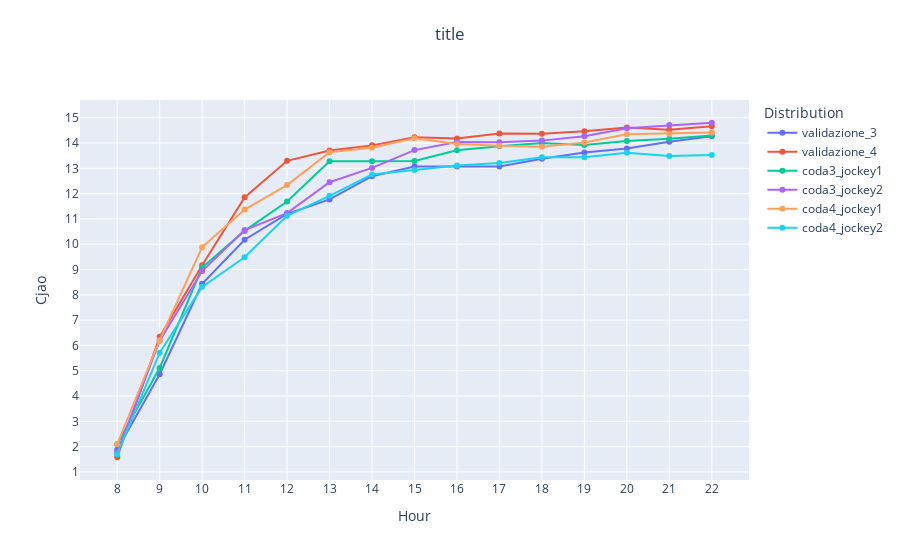

The code cell stored with this chart in its notebook:
### Code cell
# Average waiting time
normalize = False

fig =  go.Figure()

fig = add_simulation_to_plot(fig, df_simulations, 'validazione_3', "Avg_waiting_times_standard", normalize=normalize)
fig = add_simulation_to_plot(fig, df_simulations, 'validazione_4', "Avg_waiting_times_standard", normalize=normalize)
fig = add_simulation_to_plot(fig, df_simulations, 'coda3_jockey1', "Avg_waiting_times_standard", normalize=normalize)
fig = add_simulation_to_plot(fig, df_simulations, 'coda3_jockey2', "Avg_waiting_times_standard", normalize=normalize)
fig = add_simulation_to_plot(fig, df_simulations, 'coda4_jockey1', "Avg_waiting_times_standard", normalize=normalize)
fig = add_simulation_to_plot(fig, df_simulations, 'coda4_jockey2', "Avg_waiting_times_standard", normalize=normalize)


fig = decorate_figure(fig,
    title="Average waiting time",
    y_axis_title="Value", dtick=1)
fig = fig.update_layout(
        title={
            'text': "title" ,
            'y':0.95,
            'x':0.5,
            'xanchor': 'center',
            'yanchor': 'top'},
        xaxis_title="Hour",
        yaxis_title="Cjao",
        legend_title="Distribution",
    )

fig.show()
fig.write_image("doc/report/images/results/avg_wt_jockey_b.png")

### Figure 1 — Plotly figure (JSON) as saved in the notebook; plotly's stock layout.template omitted (floating-point values rounded to 4 significant figures)
{"data": [{"mode": "lines+markers", "name": "validazione_3", "type": "scatter", "x": [8, 9, 10, 11, 12, 13, 14, 15, 16, 17, 18, 19, 20, 21, 22], "y": [1.871, 4.859, 8.433, 10.18, 11.19, 11.77, 12.69, 13.07, 13.07, 13.07, 13.38, 13.62, 13.79, 14.05, 14.26]}, {"mode": "lines+markers", "name": "validazione_4", "type": "scatter", "x": [8, 9, 10, 11, 12, 13, 14, 15, 16, 17, 18, 19, 20, 21, 22], "y": [1.579, 6.338, 9.166, 11.85, 13.3, 13.71, 13.91, 14.23, 14.18, 14.38, 14.36, 14.46, 14.61, 14.53, 14.66]}, {"mode": "lines+markers", "name": "coda3_jockey1", "type": "scatter", "x": [8, 9, 10, 11, 12, 13, 14, 15, 16, 17, 18, 19, 20, 21, 22], "y": [2.092, 5.108, 9.079, 10.53, 11.69, 13.28, 13.28, 13.29, 13.72, 13.88, 14.0, 13.92, 14.08, 14.17, 14.3]}, {"mode": "lines+markers", "name": "coda3_jockey2", "type": "scatter", "x": [8, 9, 10, 11, 12, 13, 14, 15, 16, 17, 18, 19, 20, 21, 22], "y": [1.773, 6.188, 8.941, 10.56, 11.23, 12.45, 13.02, 13.72, 14.04, 14.03, 14.1, 14.27, 14.59, 14.71, 14.8]}, {"mode": "lines+markers", "name": "coda4_jockey1", "type": "scatter", "x": [8, 9, 10, 11, 12, 13, 14, 15, 16, 17, 18, 19, 20, 21, 22], "y": [2.094, 6.206, 9.883, 11.37, 12.34, 13.64, 13.81, 14.19, 13.96, 13.89, 13.86, 14.02, 14.35, 14.37, 14.41]}, {"mode": "lines+markers", "name": "coda4_jockey2", "type": "scatter", "x": [8, 9, 10, 11, 12, 13, 14, 15, 16, 17, 18, 19, 20, 21, 22], "y": [1.693, 5.711, 8.314, 9.485, 11.13, 11.91, 12.76, 12.93, 13.11, 13.21, 13.44, 13.44, 13.61, 13.49, 13.53]}], "layout": {"legend": {"title": {"text": "Distribution"}}, "title": {"text": "title", "x": 0.5, "xanchor": "center", "y": 0.95, "yanchor": "top"}, "xaxis": {"dtick": 1, "tick0": 0, "tickmode": "linear", "title": {"text": "Hour"}}, "yaxis": {"dtick": 1, "tick0": 0, "tickmode": "linear", "title": {"text": "Cjao"}}}}
